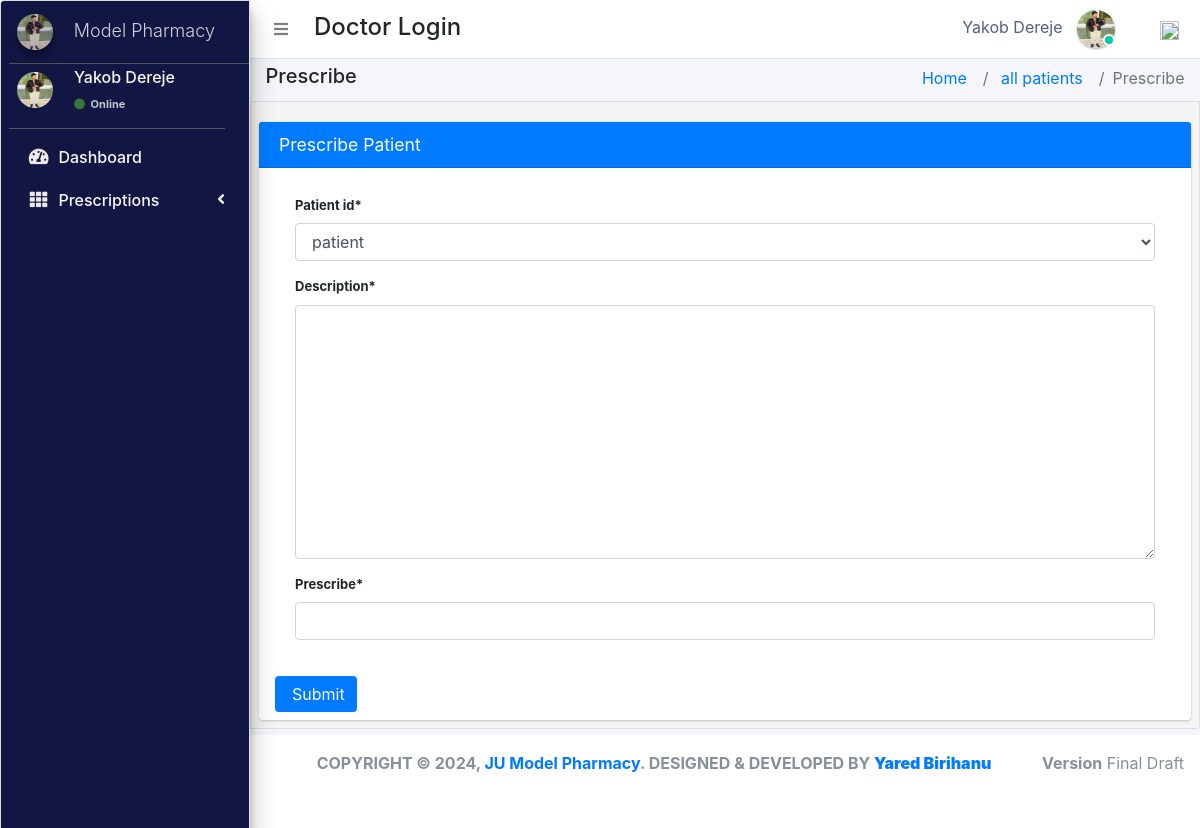
The page /doctor_prescribe_drug/3/ (signed in) on the database its author committed.
### pharmacy/models.py (models this page shows, shortened)
class CustomUser(AbstractUser):
    user_type_data = ((1, "AdminHOD"), (2, "Pharmacist"), (3, "Doctor"), (4, "PharmacyClerk"),(5, "Patients"))
    user_type = models.CharField(default=1, choices=user_type_data, max_length=10)

class Doctor(models.Model):
    gender_category=(
        ('Male','Male'),
        ('Female','Female'),
    )
    admin = models.OneToOneField(CustomUser,null=True, on_delete = models.CASCADE)
    emp_no=models.CharField(max_length=100,null=True,blank=True)
    first_name=models.CharField(max_length=100,null=True, blank=True)
    last_name=models.CharField(max_length=100,null=True, blank=True)
    age = models.IntegerField(default=0, blank=True, null=True)
    gender=models.CharField(max_length=100,null=True,choices=gender_category)
    mobile=models.CharField(max_length=10,null=True,blank=True)
    address=models.CharField(max_length=300,null=True,blank=True)
    profile_pic=models.ImageField(default="doctor.png",null=True,blank=True)
    created_at = models.DateTimeField(auto_now_add=True)
    updated_at = models.DateTimeField(auto_now=True)
    objects = models.Manager()

### pharmacy/DoctorViews.py (the view, shortened to what this page needs)
# urls.py: path('doctor_prescribe_drug/<str:pk>/',DoctorViews.addPrescription,name='doctor_prescribe2'),
def addPrescription(request,pk):
    patient=Patients.objects.get(id=pk)
    form=PrescriptionForm(initial={'patient_id':patient})
    context={
        "form":form
    }
    return render(request,'doctor_templates/prescribe_form.html',context)

### pharmacy/forms.py
class PrescriptionForm(forms.ModelForm):
    class Meta:
        model=Prescription
        fields='__all__'

### pharmacy/models.py (called while the page is built)
    def __str__(self):
        return str(self.admin)

### pharmacy/templates/doctor_templates/prescribe_form.html (shortened to what this page needs)
{% extends 'doctor_templates/base_template.html'%}
{% load crispy_forms_tags %}
{% block page_title %}
<h5>Prescribe</h5>
{% endblock page_title %}
{% block link %}
<li class="breadcrumb-item active"><a href="{% url 'manage_patient_doctor' %}"> all patients</a></li>
<li class="breadcrumb-item active">Prescribe</li>
{% endblock link%}
{% block main_content %}
<section class="content">
        <div class="row">
                <div class="col-md-12">
                    <div class="card card-primary">
                    <div class="card-header">
                        <h3 class="card-title">Prescribe Patient</h3>
                    </div>
                    <form  method="POST" style="font-size:13px;" class='px-3 py-2'>
                            <div class="card-body">
    {{form|crispy}}
                            </div>
                                                   <input type="submit" class="btn btn-primary" >
                        </form>
                    </div>
                </div>
            </div>
</section>
{% endblock main_content %}

### pharmacy/templates/doctor_templates/base_template.html (shortened to what this page needs)
{% extends 'base_file.html' %} {% block htm %}
<body class="hold-transition sidebar-mini layout-fixed">
    <div class="wrapper">
        <nav class="main-header navbar navbar-expand navbar-white navbar-light">
            <ul class="navbar-nav">
                <li class="nav-item">
                    <a class="nav-link" data-widget="pushmenu" href="#" role="button"><i class="fas fa-bars"></i></a>
                </li>
            </ul>
            <h4 style="margin-left: 10px; margin-top: 5px;">Doctor Login </h4>
            <ul class="navbar-nav ml-auto">
                <li class="mx-3">
                    <a href="#" class="sm-submenu-with-image a">
                        <span>{{user.first_name}}  {{user.last_name}}</span>
                        <img src="{{request.user.doctor.profile_pic.url}}" class="img-circle elevation-1" width="38" height="38" alt="">
                        <span class="avatar-status avatar-sm-status avatar-status-success"></span>
                    </a>
                </li>
                <li class="nav-item dropdown ml-3 low">
                    <a href="#" class="btn btn-outlined btn-black text-muted bg-transparent " data-toggle="dropdown" aria-expanded="false" data-wow-delay="0.7s"><img src="https://img.icons8.com/ios/50/000000/settings.png" width="19" height="19">
                    </a>
                </li>
            </ul>
        </nav>
        {% include 'doctor_templates/sidebar.html'%}
        <div class="content-wrapper">
            <div class="content-header">
                <div class="container-fluid">
                    <div class="row ">
                        <div class="col-sm-6">
                            <h1 class="m-0 text-dark">
                                {% block page_title %} {% endblock page_title %}
                            </h1>
                        </div>
                        <div class="col-sm-6">
                            <ol class="breadcrumb float-sm-right">
                                <li class="breadcrumb-item"><a href="{% url 'doctor_home' %}">Home</a></li>
                                {% block link %} {% endblock link %}
                            </ol>
                        </div>
                    </div>
                </div>
            </div>
            {% block main_content %} {% endblock main_content %}
        </div>
        {% include 'hod_templates/footer.html'%}
    </div>
    {% endblock htm %}

### pharmacy/templates/doctor_templates/sidebar.html (shortened to what this page needs)
<aside class="main-sidebar sidebar-dark-primary elevation-4">
    <a href="" class="brand-link ml-2">
        <img src="{{request.user.doctor.profile_pic.url}}" alt="" width="36" height="36" class=" img-circle elevation-3" style="opacity: .8">
        <span class="brand-text font-weight-light mt-1 ml-3 mmust">Model Pharmacy</span>
    </a>
    <div class="sidebar">
        <div class="user-panel mr-3">
            <div class="pull-left image ml-2">
                <img src="{{request.user.doctor.profile_pic.url}}" width="36" height="36" class="img-circle mt-2" alt="User Image">
            </div>
            <div class="pull-left info">
                <p>{{user.first_name}} {{user.last_name}}</p>
                <a href="#"><i class="fa fa-circle text-success "></i> Online</a>
            </div>
        </div>
        <nav class="mt-2">
            <ul class="nav nav-pills nav-sidebar flex-column" data-widget="treeview" role="menu" data-accordion="false">
                <li class="nav-item">
                    <a href="{% url  'doctor_home' %}" class="nav-link">
                        <i class="nav-icon fas fa-tachometer-alt"></i>
                        <p>
                            Dashboard
                        </p>
                    </a>
                </li>
                <li class="nav-item">
                    <a href="#" class="nav-link">
                        <i class="nav-icon fas fa-th"></i>
                        <p>
                            Prescriptions
                            <i class="right fas fa-angle-left"></i>
                        </p>
                    </a>
                </li>
            </ul>
        </nav>
    </div>
</aside>

### static/css/main.css (style rules this page uses)
html { font-family: sans-serif; line-height: 1.15; -webkit-text-size-adjust: 100%; -webkit-tap-highlight-color: transparent; }
body { overflow-y: hidden; overflow-x: hidden; font-family: -apple-system, BlinkMacSystemFont, "Segoe UI", Roboto, "Helvetica Neue", Arial, "Noto Sans", sans-serif, "Apple Color Emoji", "Segoe UI Emoji", "Segoe UI Symbol", "Noto Color Emoji" !important; }
.content { background-color: #f5f5f5; border: 1px solid #dddddd; border-radius: 4px 0px 4px 0px; left: -1px; padding: 10px 7px 5px; }
.main-sidebar { background: #ffffff; border: 1px solid #dddddd; border-radius: 4px 0px 4px 0px; font-weight: bold; }
.content { height: 75vh; overflow-y: scroll; overflow-x: hidden; }
.content .row { margin-top: 20px !important; }
.main-sidebar { background-color: #121642 !important; color: white !important; }
.main-sidebar p { color: #f8f8f8 !important; font-weight: 500 !important }
.main-sidebar i { color: rgb(235, 233, 233) !important; }
.btn-primary { outline: none !important; border: none !important; }
.avatar-status { position: absolute; bottom: 12px; right: 75.4px; display: -ms-inline-flexbox; display: inline-flex; -ms-flex-negative: 0; flex-shrink: 0; -ms-flex-pack: center; justify-content: center; -ms-flex-align: center; align-items: center; white-space: nowrap; text-align: center; vertical-align: baseline; font-weight: 600; border: .125rem solid #fff; width: 12px; height: 12px; line-height: 1; font-size: .71094rem; border-radius: 50%; }
.avatar-status-success { color: #fff; background-color: #00c9a7; }
.pull-left { float: left; }
.pull-left { float: left!important; }
.user-panel>.info { padding: 5px 5px 5px 15px; line-height: 1; position: absolute; left: 55px; }
.user-panel>.info>p { font-weight: 600; margin-bottom: 9px; }
p { margin: 0 0 10px; }
.user-panel { padding-bottom: 20px; }
.user-panel:after { clear: both; }
.user-panel:before, .user-panel:after { content: " "; display: table; }
.user-panel>.info>a>.fa, .user-panel>.info>a>.ion, .user-panel>.info>a>.glyphicon { margin-right: 3px; }
.fa-circle { color: #3c763d !important; }
.user-panel i { color: #3c763d !important; }
.user-panel>.info>a { text-decoration: none; padding-right: 5px; margin-top: 3px; font-size: 11px; overflow: hidden; white-space: nowrap; }
.mmust { overflow: hidden; white-space: nowrap; font-size: 18px; }
.container-fluid { width: 100%; padding-right: 15px; padding-left: 15px; margin-right: auto; margin-left: auto; }
.row { display: flex; flex-wrap: wrap; margin-right: -15px; margin-left: -15px; }
input { text-indent: 5px !important; }
input::placeholder { text-indent: 5px !important; }
.img-circle { border-radius: 50%; }
.content-wrapper .content-header { padding: 5px 0.5rem !important; }

### static/css/profile.css (style rules this page uses)
li { list-style-type: none ! }
.form-control { font-size: .875rem; }
.navbar-nav span { color: #525f7f !important; margin-right: 10px !important; }
body { font-family: 'Rubik', sans-serif; height: 100% !important; }
input { text-indent: 5px !important; }
input::placeholder { text-indent: 5px !important; }

### rows shown on the page
CustomUser: first_name "Yakob", last_name "Dereje", user.doctor.profile_pic (picture)
